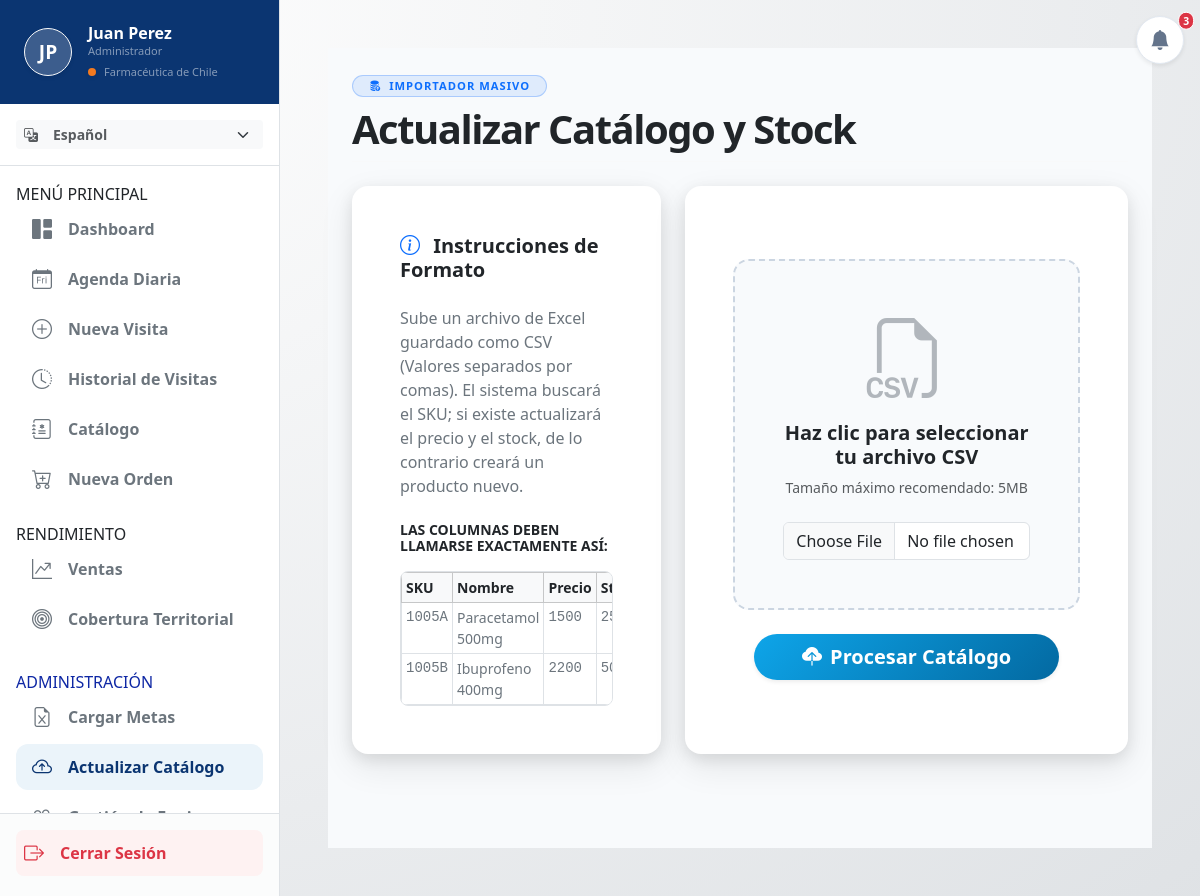
Screenshot of /productos/cargar-catalogo/ (signed in) with the database file from the repository.
### apps/usuarios/models.py (models this page shows, shortened)
class UsuarioPersonalizado(AbstractUser):
    rol = models.CharField(max_length=50, default='Representante Comercial')
    empresa = models.CharField(max_length=100, default='Farmacéutica de Chile')
    foto_perfil = models.ImageField(upload_to='perfiles/', null=True, blank=True)
    jefe = models.ForeignKey(
        'self',
        on_delete=models.SET_NULL,
        null=True,
        blank=True,
        related_name='equipo',
        help_text="Selecciona al Gerente o Jefe directo de este vendedor."
    )
    @property
    def es_gerente(self):
        roles_jefatura = ['Administrador', 'Gerente', 'Jefe de Ventas']
        return any(palabra in self.rol for palabra in roles_jefatura) or self.is_staff or self.is_superuser

### apps/productos/views.py (the view, shortened to what this page needs)
# urls.py: path('cargar-catalogo/', views.cargar_catalogo_view, name='cargar_catalogo'),
@user_passes_test(es_gerente_check, login_url='visitas:dashboard')
def cargar_catalogo_view(request):
    return render(request, 'productos/cargar_catalogo.html')

### apps/productos/templates/productos/cargar_catalogo.html (shortened to what this page needs)
{% extends 'base.html' %}
{% load i18n %}
{% block content %}
<div class="container-fluid px-2 px-md-4 py-4" style="background-color: #f8fafc; min-height: 100vh;">
    <div class="mb-4 pb-2 border-bottom border-light">
        <span class="badge bg-primary bg-opacity-10 text-primary border border-primary border-opacity-25 rounded-pill px-3 py-1 mb-2 fw-bold" style="letter-spacing: 1px; font-size: 0.7rem;">
            <i class="bi bi-database-fill-up text-primary me-1"></i> {% translate "IMPORTADOR MASIVO" %}
        </span>
        <h2 class="fw-bolder text-dark mb-0 display-6" style="letter-spacing: -1.5px;">{% translate "Actualizar Catálogo y Stock" %}</h2>
    </div>
    <div class="row g-4">
        <div class="col-12 col-xl-5">
            <div class="card card-farma border-0 shadow-sm rounded-4 bg-white h-100">
                <div class="card-body p-4 p-md-5">
                    <h5 class="fw-bold text-dark mb-4">
                        <i class="bi bi-info-circle text-primary me-2"></i> {% translate "Instrucciones de Formato" %}
                    </h5>
                    <p class="text-secondary mb-4">
                        {% translate "Sube un archivo de Excel guardado como CSV (Valores separados por comas). El sistema buscará el SKU; si existe actualizará el precio y el stock, de lo contrario creará un producto nuevo." %}
                    </p>
                    <h6 class="fw-bold text-dark mb-3 small text-uppercase">{% translate "Las columnas deben llamarse exactamente así:" %}</h6>
                    <div class="table-responsive rounded-3 border">
                        <table class="table table-sm table-bordered mb-0 small">
                            <thead class="table-light">
                                <tr>
                                    <th class="fw-bold text-dark">{% translate "SKU" %}</th>
                                    <th class="fw-bold text-dark">{% translate "Nombre" %}</th>
                                    <th class="fw-bold text-dark">{% translate "Precio" %}</th>
                                    <th class="fw-bold text-dark">{% translate "Stock" %}</th>
                                </tr>
                            </thead>
                            <tbody>
                              <tr>
                                    <td class="text-secondary font-monospace">1005A</td>
                                    <td class="text-secondary">{% translate "Paracetamol 500mg" %}</td>
                                    <td class="text-secondary font-monospace">1500</td>
                                    <td class="text-secondary font-monospace">250</td>
                                </tr>
                                <tr>
                                    <td class="text-secondary font-monospace">1005B</td>
                                    <td class="text-secondary">{% translate "Ibuprofeno 400mg" %}</td>
                                    <td class="text-secondary font-monospace">2200</td>
                                    <td class="text-secondary font-monospace">50</td>
                                </tr>
                            </tbody>
                        </table>
                    </div>
                </div>
            </div>
        </div>
        <div class="col-12 col-xl-7">
            <div class="card card-farma border-0 shadow-sm rounded-4 bg-white h-100">
                <div class="card-body p-4 p-md-5 d-flex flex-column justify-content-center">
                    <form method="POST" enctype="multipart/form-data" class="text-center w-100">
                        <div class="upload-area p-5 mb-4 rounded-4" style="border: 2px dashed #cbd5e1; background-color: #f8fafc; transition: all 0.3s ease;" id="dropZone">
                            <i class="bi bi-filetype-csv display-1 text-secondary opacity-50 mb-3 d-block"></i>
                            <h5 class="fw-bold text-dark mb-2">{% translate "Haz clic para seleccionar tu archivo CSV" %}</h5>
                            <p class="text-muted small mb-0">{% translate "Tamaño máximo recomendado: 5MB" %}</p>
                            <input type="file" name="archivo_csv" id="archivoCsv" class="form-control mt-4 mx-auto" accept=".csv" required style="max-width: 300px;">
                        </div>
                        <button type="submit" class="btn btn-primary btn-lg px-5 rounded-pill shadow-sm fw-bold d-inline-flex align-items-center gap-2" id="btnSubir" style="background: linear-gradient(135deg, #0ea5e9 0%, #0369a1 100%); border: none;">
                            <i class="bi bi-cloud-upload-fill"></i> {% translate "Procesar Catálogo" %}
                        </button>
                    </form>
                </div>
            </div>
        </div>
    </div>
</div>
{% endblock %}

### templates/base.html (shortened to what this page needs)
{% load static %}
{% load i18n %}
<!DOCTYPE html>
<html lang="{{ LANGUAGE_CODE }}">
<head>
    <link href="https://cdn.jsdelivr.net/npm/bootstrap@5.3.2/dist/css/bootstrap.min.css" rel="stylesheet">
    <link rel="stylesheet" href="https://cdn.jsdelivr.net/npm/bootstrap-icons@1.11.1/font/bootstrap-icons.css">
    <link rel="stylesheet" href="{% static 'css/style.css' %}">
</head>
<body>
    <div class="d-none d-lg-block position-fixed p-3" style="top: 0; right: 0; z-index: 1040;">
        <div class="dropdown bg-white rounded-circle shadow-sm d-flex justify-content-center align-items-center transition-hover" style="width: 48px; height: 48px; border: 1px solid #e2e8f0;">
            <a href="#" class="text-secondary position-relative text-decoration-none d-flex align-items-center w-100 h-100 justify-content-center" id="dropdownDesktop" data-bs-toggle="dropdown" aria-expanded="false">
                <i class="bi bi-bell-fill fs-5" style="color: #64748b;"></i>
                {% if total_notificaciones > 0 %}
                <span class="position-absolute top-0 start-100 translate-middle badge rounded-pill bg-danger border border-white" style="font-size: 0.65rem; padding: 0.25em 0.4em; transform: translate(-30%, -30%) !important;">
                    {{ total_notificaciones }}
                </span>
                {% endif %}
            </a>
        </div>
    </div>
    <div class="offcanvas-lg offcanvas-start bg-white border-end h-100" tabindex="-1" id="sidebarMenu" style="width: 280px;">
        <div class="d-flex flex-column h-100">
            <div class="bg-brand-blue text-white p-4 pt-lg-4 pt-5 mt-lg-0 mt-3">
                <div class="d-flex align-items-center gap-3">
                    <div class="rounded-circle d-flex justify-content-center align-items-center border border-light shadow-sm overflow-hidden" style="width: 48px; height: 48px; background: rgba(255,255,255,0.2); font-size: 1.2rem; font-weight: bold;">
                        {% if user.foto_perfil %}
                            <img src="{{ user.foto_perfil.url }}" alt="Avatar" class="w-100 h-100" style="object-fit: cover;">
                        {% else %}
                            {{ user.first_name|make_list|first|default:"U" }}{{ user.last_name|make_list|first|default:"" }}
                        {% endif %}
                    </div>
                    <div>
                        <h6 class="mb-0 fw-bold">{{ user.first_name }} {{ user.last_name }}</h6>
                        <small class="text-white-50 d-block" style="font-size: 11px;">{{ user.rol }}</small>
                        <div class="d-flex align-items-center gap-2 mt-1">
                            <div class="rounded-circle bg-brand-orange shadow-sm" style="width: 8px; height: 8px;"></div>
                            <small class="text-white-50 text-truncate" style="font-size: 11px; max-width: 140px;">{{ user.empresa }}</small>
                        </div>
                    </div>
                </div>
            </div>
            <div class="px-3 py-3 border-bottom">
                <form action="{% url 'set_language' %}" method="post" class="d-flex align-items-center gap-2">
                    <div class="input-group input-group-sm">
                        <span class="input-group-text bg-light border-0"><i class="bi bi-translate text-muted"></i></span>
                        <select name="language" onchange="this.form.submit()" class="form-select form-select-sm bg-light border-0 fw-bold text-muted" style="cursor: pointer;">
                            {% get_current_language as CURRENT_LANG %}
                            {% get_available_languages as LANGUAGES %}
                            {% for lang in LANGUAGES %}
                                <option value="{{ lang.0 }}" {% if lang.0 == CURRENT_LANG %}selected{% endif %}>
                                    {{ lang.1 }}
                                </option>
                            {% endfor %}
                        </select>
                    </div>
                </form>
            </div>
            <div class="flex-grow-1 overflow-auto p-3">
                <nav class="nav flex-column">
                     <div class="sidebar-section-title text-uppercase">{% translate "Menú Principal" %}</div>
                    <a href="{% url 'visitas:dashboard' %}" class="nav-link d-flex align-items-center gap-3 p-2 px-3 {% if request.resolver_match.url_name == 'dashboard' %}active{% endif %}">
                        <i class="bi bi-grid-1x2-fill fs-5"></i>
                        <span>{% translate "Dashboard" %}</span>
                    </a>
                    <a href="{% url 'visitas:mi_agenda' %}" class="nav-link d-flex align-items-center gap-3 p-2 px-3 {% if request.resolver_match.url_name == 'mi_agenda' %}active{% endif %}">
                        <i class="bi bi-calendar-day fs-5"></i>
                        <span>{% translate "Agenda Diaria" %}</span>
                    </a>
                    <a href="{% url 'visitas:nueva_visita' %}" class="nav-link d-flex align-items-center gap-3 p-2 px-3 {% if request.resolver_match.url_name == 'nueva_visita' %}active{% endif %}">
                        <i class="bi bi-plus-circle fs-5"></i>
                        <span>{% translate "Nueva Visita" %}</span>
                    </a>
                    <a href="{% url 'visitas:historial' %}" class="nav-link d-flex align-items-center gap-3 p-2 px-3 {% if request.resolver_match.url_name == 'historial' %}active{% endif %}">
                        <i class="bi bi-clock-history fs-5"></i>
                        <span>{% translate "Historial de Visitas" %}</span>
                    </a>
                    <a href="{% url 'productos:catalogo' %}" class="nav-link d-flex align-items-center gap-3 p-2 px-3 {% if request.resolver_match.url_name == 'catalogo' %}active{% endif %}">
                        <i class="bi bi-journal-medical fs-5"></i>
                        <span>{% translate "Catálogo" %}</span>
                    </a>
                    <a href="{% url 'ventas:nueva_orden' %}" class="nav-link d-flex align-items-center gap-3 p-2 px-3 {% if request.resolver_match.url_name == 'nueva_orden' %}active{% endif %}">
                        <i class="bi bi-cart-plus fs-5"></i>
                        <span>{% translate "Nueva Orden" %}</span>
                    </a>
                    <div class="sidebar-section-title text-uppercase mt-3">{% translate "Rendimiento" %}</div>
                    <a href="{% url 'ventas:metas' %}" class="nav-link d-flex align-items-center gap-3 p-2 px-3 {% if request.resolver_match.url_name == 'metas' %}active{% endif %}">
                        <i class="bi bi-graph-up-arrow fs-5"></i>
                        <span>{% translate "Ventas" %}</span>
                    </a>
                    <a href="{% url 'visitas:cobertura' %}" class="nav-link d-flex align-items-center gap-3 p-2 px-3 {% if request.resolver_match.url_name == 'cobertura' %}active{% endif %}">
                        <i class="bi bi-bullseye fs-5"></i>
                        <span>{% translate "Cobertura Territorial" %}</span>
                    </a>
                    {% if user.es_gerente %}
                        <div class="sidebar-section-title text-uppercase mt-4" style="color: #0e27a4;">{% translate "Administración" %}</div>
                        <a href="{% url 'ventas:cargar_metas' %}" class="nav-link nav-link-admin d-flex align-items-center gap-3 p-2 px-3 {% if request.resolver_match.url_name == 'cargar_metas' %}active{% endif %}">
                            <i class="bi bi-file-earmark-excel fs-5"></i>
                            <span>{% translate "Cargar Metas" %}</span>
                        </a>
                        <a href="{% url 'productos:cargar_catalogo' %}" class="nav-link nav-link-admin d-flex align-items-center gap-3 p-2 px-3 {% if request.resolver_match.url_name == 'cargar_catalogo' %}active{% endif %}">
                            <i class="bi bi-cloud-arrow-up fs-5"></i>
                            <span>{% translate "Actualizar Catálogo" %}</span>
                        </a>
                        {% if 'Administrador' in user.rol or user.is_superuser %}
                        <a href="{% url 'usuarios:gestion_equipo' %}" class="nav-link nav-link-admin d-flex align-items-center gap-3 p-2 px-3 {% if request.resolver_match.url_name == 'gestion_equipo' %}active{% endif %}">
                            <i class="bi bi-people fs-5"></i>
                            <span>{% translate "Gestión de Equipo" %}</span>
                        </a>
                        {% endif %}
                    {% endif %}
                </nav>
            </div>
            <div class="p-3 border-top bg-light bg-opacity-50">
                <a href="{% url 'usuarios:logout' %}" class="nav-link text-danger d-flex align-items-center gap-3 p-2 fw-bold rounded-3 transition-hover" style="background-color: #fef2f2;">
                    <i class="bi bi-box-arrow-right fs-5"></i>
                    <span>{% translate "Cerrar Sesión" %}</span>
                </a>
            </div>
        </div>
    </div>
    <main class="pt-5 pt-lg-0">
        <div class="container-fluid p-3 p-md-4 p-lg-5 mt-4 mt-lg-0">
            {% block content %}
            {% endblock %}
        </div>
    </main>
</body>
</html>

### rows the page displays
UsuarioPersonalizado: first_name|make_list "J", last_name|make_list "P", first_name "Juan", last_name "Perez", rol "Administrador", empresa "Farmacéutica de Chile"

### other values shown
{{ total_notificaciones }} "3"
form field language "Español"
